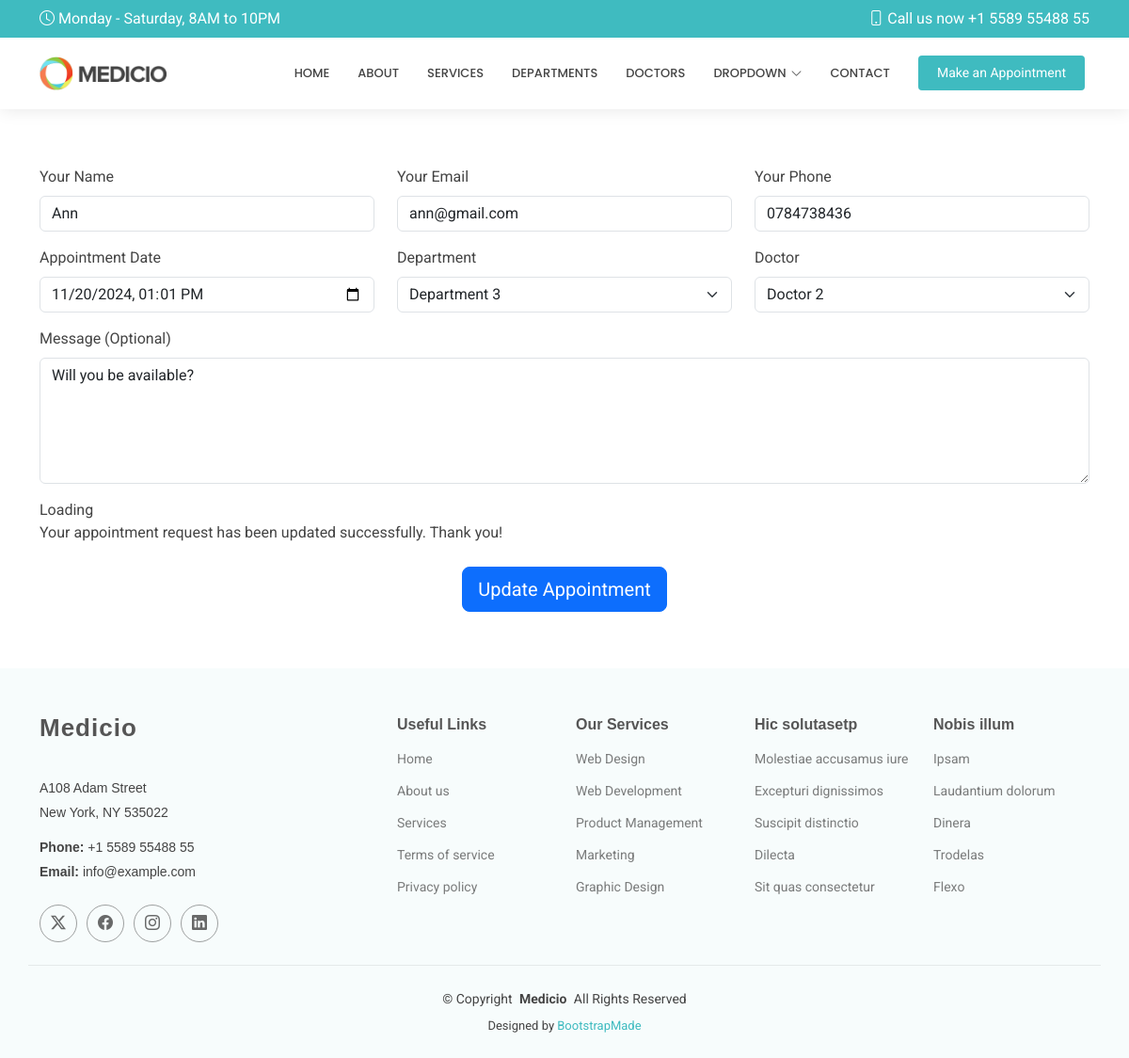
The page /edit/3/ on the database its author committed.
### myapp/models.py (models this page shows, shortened)
class Appointment(models.Model):
    name = models.CharField(max_length=100)
    email = models.EmailField()
    phone = models.CharField(max_length=100)
    date = models.DateTimeField()
    department = models.CharField(max_length=100)
    doctor = models.CharField(max_length=100)
    message = models.TextField()

### myapp/views.py (the view)
# urls.py: path('edit/<int:id>/', views.edit, name='edit'),
def edit(request, id):
    appointment = Appointment.objects.get(id=id)
    return render(request, 'edit.html', {'appointment': appointment})

### templates/edit.html (shortened to what this page needs)
{% extends 'starter-page.html'%}
{% load static %}
{% block body %}
<div class="container" data-aos="fade-up" data-aos-delay="100">
    <form method="POST" action="{% url 'update' appointment.id %}">
      <div class="row">
        <div class="col-md-4 form-group">
          <label for="name" class="form-label">Your Name</label>
          <input type="text" name="name" class="form-control" id="name" placeholder="Your Name" value="{{ appointment.name }}" required>
        </div>
        <div class="col-md-4 form-group mt-3 mt-md-0">
          <label for="email" class="form-label">Your Email</label>
          <input type="email" class="form-control" name="email" id="email" placeholder="Your Email" value="{{ appointment.email }}" required>
        </div>
        <div class="col-md-4 form-group mt-3 mt-md-0">
          <label for="phone" class="form-label">Your Phone</label>
          <input type="tel" class="form-control" name="phone" id="phone" placeholder="Your Phone" value="{{ appointment.phone }}" required>
        </div>
      </div>
      <div class="row mt-3">
        <div class="col-md-4 form-group">
          <label for="date" class="form-label">Appointment Date</label>
          <input type="datetime-local" name="date" class="form-control" id="date" placeholder="Appointment Date" value="{{ appointment.date|date:'Y-m-d\TH:i' }}" required>
        </div>
        <div class="col-md-4 form-group">
          <label for="department" class="form-label">Department</label>
          <select name="department" id="department" class="form-select" required>
            <option value="Department 3" {% if appointment.department == "Department 3" %}selected{% endif %}>Department 3</option>
          </select>
        </div>
        <div class="col-md-4 form-group">
          <label for="doctor" class="form-label">Doctor</label>
          <select name="doctor" id="doctor" class="form-select" required>
            <option value="Doctor 2" {% if appointment.doctor == "Doctor 2" %}selected{% endif %}>Doctor 2</option>
          </select>
        </div>
      </div>
      <div class="form-group mt-3">
        <label for="message" class="form-label">Message (Optional)</label>
        <textarea class="form-control" name="message" id="message" rows="5" placeholder="Message (Optional)">{{ appointment.message }}</textarea>
      </div>
      <div class="mt-3">
        <div class="loading">Loading</div>
        <div class="sent-message">Your appointment request has been updated successfully. Thank you!</div>
        <div class="text-center mt-4">
          <button type="submit" class="btn btn-primary btn-lg">Update Appointment</button>
        </div>
      </div>
    </form>
</div>
{% endblock %}

### static/assets/css/main.css (style rules this page uses)
:root { --default-font: "Roboto", system-ui, -apple-system, "Segoe UI", Roboto, "Helvetica Neue", Arial, "Noto Sans", "Liberation Sans", sans-serif, "Apple Color Emoji", "Segoe UI Emoji", "Segoe UI Symbol", "Noto Color Emoji"; --heading-font: "Raleway", sans-serif; --nav-font: "Poppins", sans-serif; }
:root { --background-color: #ffffff; --default-color: #444444; --heading-color: #555555; --accent-color: #3fbbc0; --surface-color: #ffffff; --contrast-color: #ffffff; }
:root { --nav-color: #444444; --nav-hover-color: #3fbbc0; --nav-mobile-background-color: #ffffff; --nav-dropdown-background-color: #ffffff; --nav-dropdown-color: #444444; --nav-dropdown-hover-color: #3fbbc0; }
:root { scroll-behavior: smooth; }
body { color: var(--default-color); background-color: var(--background-color); font-family: var(--default-font); }

### rows shown on the page
Appointment: name "Ann", email "ann@gmail.com", phone "0784738436", date "11/20/2024 13:01", department "Department 3", doctor "Doctor 2", message "Will you be available?"
